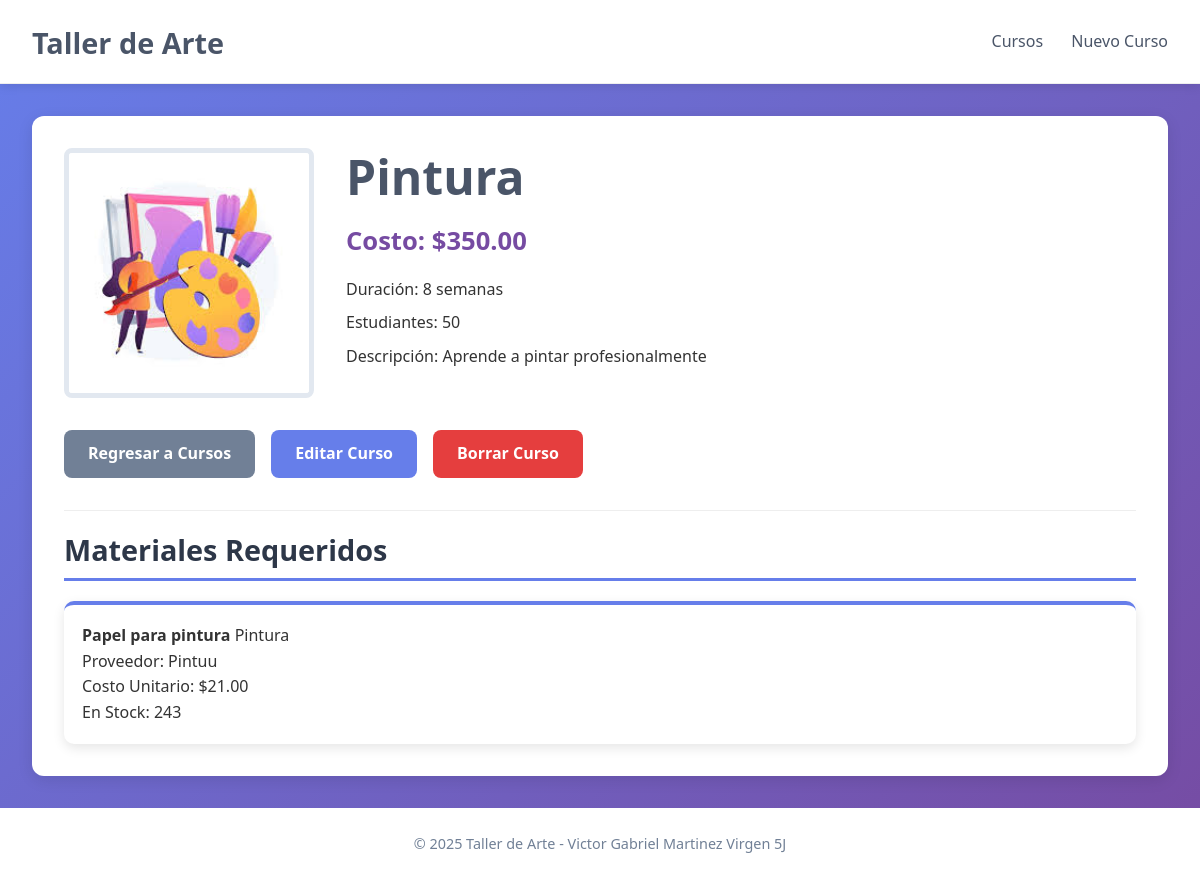
Page /curso/4/ on the committed database.
### app_curso/models.py (models this page shows, shortened)
class Curso(models.Model):
    nombre_curso = models.CharField(max_length=150, unique=True)
    descripcion = models.TextField()
    duracion_semanas = models.IntegerField()
    costo = models.DecimalField(max_digits=8, decimal_places=2)
    estudiantes = models.IntegerField()
    foto = models.ImageField(upload_to='cursos', null=True, blank=True)
    class Meta:
        verbose_name = "Curso"
        verbose_name_plural = "Cursos"
        ordering = ['nombre_curso']

class Material(models.Model):
    nombre_material = models.CharField(max_length=150)
    tipo_material = models.CharField(max_length=100)
    proveedor = models.CharField(max_length=100, blank=True, null=True)
    costo_unitario = models.DecimalField(max_digits=6, decimal_places=2)
    en_stock = models.IntegerField()
    id_curso = models.ForeignKey(
        Curso,
        on_delete=models.CASCADE,
        related_name='materiales_requeridos',
        db_column='id_curso'
    )
    class Meta:
        verbose_name = "Material"
        verbose_name_plural = "Materiales"
        unique_together = ('nombre_material', 'id_curso')

### app_curso/views.py (the view)
# urls.py: path('curso/<int:curso_id>/', views.detalle_curso, name='detalle_curso'),
def detalle_curso(request, curso_id):
    curso = get_object_or_404(Curso, id=curso_id)
    return render(request, 'detalle_curso.html', {'curso': curso})

### app_curso/templates/detalle_curso.html (shortened to what this page needs)
{% extends 'base.html' %}
{% block contenido %}
<article class="curso-detail">
    <div class="curso-banner">
        {% if curso.foto %}
            <img src="{{ curso.foto.url }}" alt="Foto de {{ curso.nombre_curso }}" class="detail-photo">
        {% else %}
            <div class="detail-placeholder">🎨</div>
        {% endif %}
        <div class="curso-info">
            <h1>{{ curso.nombre_curso }}</h1>
            <h3>Costo: ${{ curso.costo }}</h3>
            <p>Duración: {{ curso.duracion_semanas }} semanas</p>
            <p>Estudiantes: {{ curso.estudiantes }}</p>
            <p>Descripción: {{ curso.descripcion }}</p>
        </div>
    </div>
    <div class="detail-actions">
        <a href="{% url 'app_curso:listar_cursos' %}" class="btn btn-secondary">
            Regresar a Cursos
        </a>
        <a href="{% url 'app_curso:editar_curso' curso.id %}" class="btn btn-primary">Editar Curso</a>
        <a href="{% url 'app_curso:borrar_curso' curso.id %}" class="btn btn-danger">Borrar Curso</a>
    </div>
    <section class="materiales-section">
    <h2>Materiales Requeridos</h2>
    {% if curso.materiales_requeridos.all %}
    <div class="material-grid">
        {% for material in curso.materiales_requeridos.all %}
        <div class="material-card">
            <div class="material-header">
                <strong class="material-name">{{ material.nombre_material }}</strong>
                <span class="type-badge">{{ material.tipo_material }}</span>
            </div>
            <div class="material-body">
                <p>Proveedor: {{ material.proveedor|default:"N/A" }}</p>
                <p class="material-costo">Costo Unitario: ${{ material.costo_unitario }}</p>
            </div>
            <div class="material-footer">
                <span class="stock-label">En Stock:</span>
                <span class="stock-value">{{ material.en_stock }}</span>
            </div>
        </div>
        {% endfor %}
    </div>
    {% else %}
    <p class="empty-message">No hay materiales registrados para este curso.</p>
    {% endif %}
</section>
{% endblock %}

### app_curso/static/css/styles.css (style rules this page uses)
* { margin: 0; padding: 0; box-sizing: border-box; }
body { font-family: 'Segoe UI', Tahoma, Geneva, Verdana, sans-serif; background: linear-gradient(135deg, #667eea 0%, #764ba2 100%); color: #333; line-height: 1.6; }
.curso-detail { background: white; border-radius: 12px; overflow: hidden; box-shadow: 0 4px 15px rgba(0, 0, 0, 0.1); padding: 2rem; }
.curso-banner { display: flex; gap: 2rem; margin-bottom: 2rem; align-items: flex-start; }
.detail-photo { width: 250px; height: 250px; object-fit: cover; border: 5px solid #e2e8f0; border-radius: 8px; }
.curso-info h1 { font-size: 2.5rem; color: #2d3748; }
.curso-info h3 { color: #667eea; margin-top: 10px; margin-bottom: 10px; }
.curso-info p { margin-bottom: 8px; }
.materiales-section { margin-top: 2rem; padding-top: 1rem; border-top: 1px solid #eee; }
.materiales-section h2 { color: #2d3748; margin-bottom: 15px; border-bottom: 2px solid #eee; padding-bottom: 5px; }
.detail-actions { margin-bottom: 2rem; display: flex; gap: 1rem; }
.btn { padding: 0.7rem 1.5rem; border: none; border-radius: 8px; font-weight: 600; cursor: pointer; transition: background 0.3s; text-decoration: none; display: inline-block; }
.btn-primary { background: #667eea; color: white; }
.btn-secondary { background: #718096; color: white; }
.btn-danger { background: #e53e3e; color: white; }
.curso-detail h1 { font-size: 3rem; font-weight: 900; color: #4a5568; line-height: 1.2; margin-bottom: 10px; }
.curso-detail h3 { color: #764ba2; font-size: 1.6rem; font-weight: 700; margin-top: 15px; margin-bottom: 15px; }
.materiales-section h2 { color: #2d3748; font-size: 1.8rem; font-weight: 700; margin-bottom: 15px; border-bottom: 3px solid #667eea; padding-bottom: 5px; }
.material-grid { display: grid; grid-template-columns: repeat(auto-fit, minmax(280px, 1fr)); gap: 20px; margin-top: 20px; }
.material-card { background: white; padding: 18px; border-radius: 10px; box-shadow: 0 4px 12px rgba(0, 0, 0, 0.1); border-top: 4px solid #667eea; }

### rows in the picture
Curso: foto (picture), nombre_curso "Pintura", costo "350.00", duracion_semanas "8", estudiantes "50", descripcion "Aprende a pintar profesionalmente"
Material: nombre_material "Papel para pintura", tipo_material "Pintura", proveedor "Pintuu", costo_unitario "21.00", en_stock "243"
